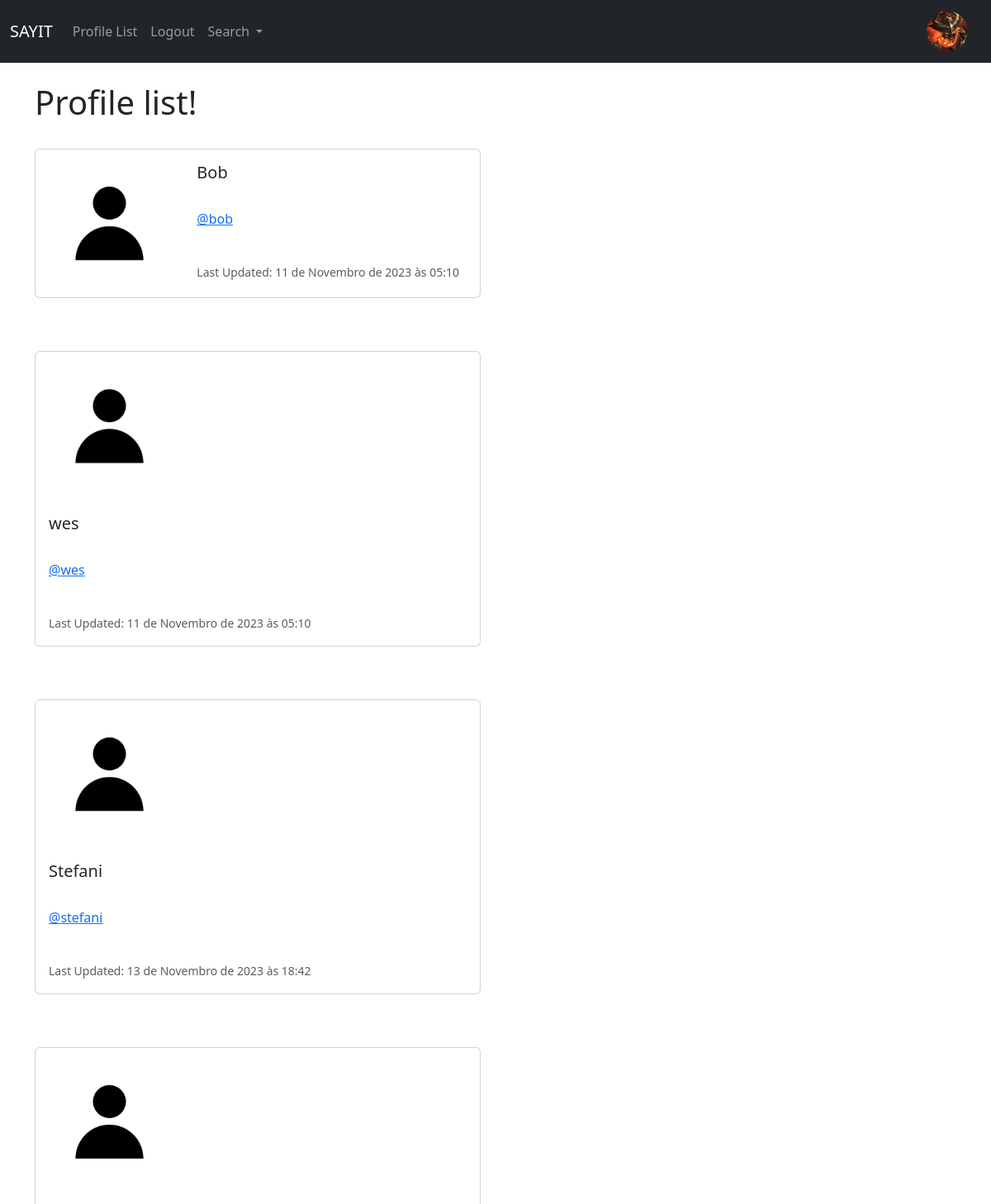
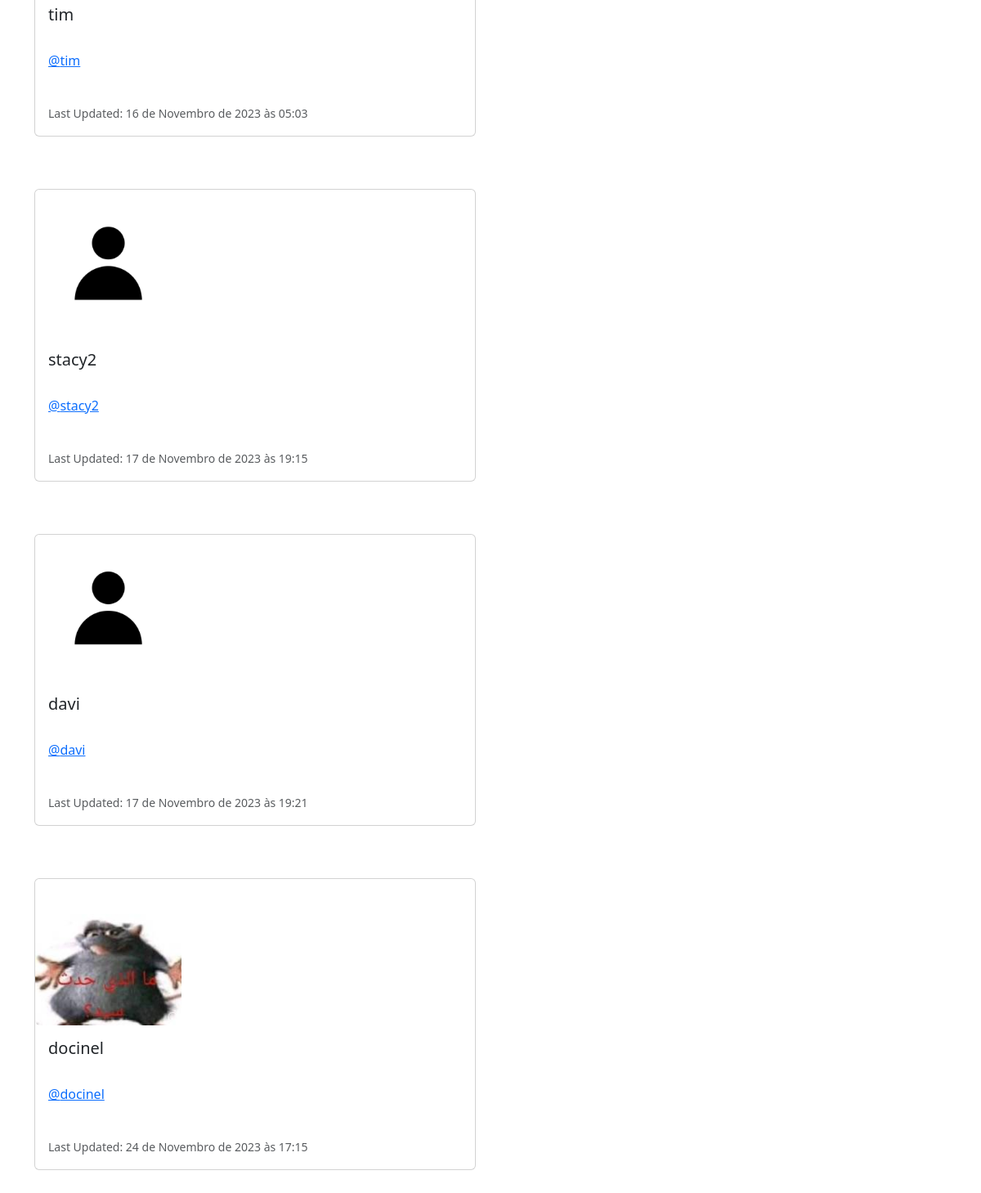
Screenshot of /profile_list/ (signed in) with the database file from the repository (2 pictures, top to bottom).
### musker/models.py (models this page shows, shortened)
class Profile(models.Model):
    user = models.OneToOneField(User, on_delete=models.CASCADE)
    follows = models.ManyToManyField(
        "self",
        related_name="followed_by",
        symmetrical=False,
        blank=True
    )
    date_modified = models.DateTimeField(User, auto_now=True)
    profile_image = models.ImageField(null=True, blank=True, upload_to="images/profile/")
    profile_bio = models.CharField(null=True, blank=True, max_length=500)
    homepage_link = models.CharField(null=True, blank=True, max_length=200)
    facebook_link = models.CharField(null=True, blank=True, max_length=200)
    instagram_link = models.CharField(null=True, blank=True, max_length=200)
    linkedin_link = models.CharField(null=True, blank=True, max_length=200)

### musker/views.py (the view)
# urls.py: path('profile_list/', views.profile_list, name='profile_list'),
def profile_list(request):
    if request.user.is_authenticated:
        profiles = Profile.objects.exclude(user=request.user)
        return render(request, 'profile_list.html', {'profiles': profiles})
    else:
        messages.success(request, ('You must be logged in to view profiles'))
        return redirect('home')

### musker/templates/profile_list.html
{% extends 'base.html' %}
{% load static %}
{% block content %}
    <h1>Profile list!</h1>
    <br/>
    {% if profiles %}
        {% for profile in profiles %}
                          <div class="card mb-3" style="max-width: 540px;">
            <div class="row g-0">
              <div class="col-md-4">
                {% if profile.profile_image %}
                  <img src="{{ profile.profile_image.url }}" width=200 height=200 class="img-fluid rounded-start" alt="{{ profile.user.username }}">
                {% else %}
                  <img src="{% static 'images/default_profile.jpg' %}" class="img-fluid rounded-start" alt="...">
                {% endif %}
              </div>
              <div class="col-md-8">
                <div class="card-body">
                  <h5 class="card-title">{{ profile.user.username }}</h5><br/>
                  <p class="card-text"><a href="{% url 'profile' profile.user.id %}">@{{ profile.user.username|lower }}<a/></p><br/>
                  <p class="card-text"><small class="text-body-secondary">Last Updated: {{ profile.date_modified }}</small></p>
                </div>
              </div>
            </div>
          </div>
          <br/><br/>
        {% endfor %}
    {% endif %}
{% endblock %}

### musker/templates/navbar.html (shortened to what this page needs)
{% load static %}
<nav class="navbar navbar-expand-lg navbar-dark bg-dark">
    <div class="container-fluid">
      <a class="navbar-brand" href="{% url "home" %}">SAYIT</a>
      <div class="collapse navbar-collapse" id="navbarSupportedContent">
        <ul class="navbar-nav me-auto mb-2 mb-lg-0">
          <li class="nav-item">
            <a class="nav-link" href="{% url "profile_list" %}">Profile List</a>
          </li>
          {% if user.is_authenticated %}
          <li class="nav-item">
            <a class="nav-link" href="{% url 'logout' %}">Logout</a>
          </li>
          {% endif %}
          <li class="nav-item dropdown">
            <a class="nav-link dropdown-toggle" href="#" role="button" data-bs-toggle="dropdown" aria-expanded="false">
              Search
            </a>
          </li>
        </ul>
        {% if user.is_authenticated %}
          <ul class="navbar-nav ml-auto">
            <li class="nav-item navbar-brand">
              <a href="{% url "profile" request.user.id %}">
                {% if user.profile.profile_image %}
                  <img src="{{ user.profile.profile_image.url }}" width="50" height="50" class="rounded-circle" alt="{{ profile.user.username }}">
                {% else %}
                  <img src="{% static 'images/default_profile.jpg' %}" width="50" height="50" class="rounded-circle" alt="{{ profile.user.username }}">
                {% endif %}
              </a>
            </li>
          </ul>
        {% endif %}
      </div>
    </div>
  </nav>

### rows the page displays
Profile: user.username "Bob", user.username "bob", date_modified "11 de Novembro de 2023 às 05:10"
Profile: user.username "wes", date_modified "11 de Novembro de 2023 às 05:10"
Profile: user.username "Stefani", user.username "stefani", date_modified "13 de Novembro de 2023 às 18:42"
Profile: user.username "tim", date_modified "16 de Novembro de 2023 às 05:03"
Profile: user.username "stacy2", date_modified "17 de Novembro de 2023 às 19:15"
Profile: user.username "davi", date_modified "17 de Novembro de 2023 às 19:21"
Profile: profile_image (picture), user.username "docinel", date_modified "24 de Novembro de 2023 às 17:15"
